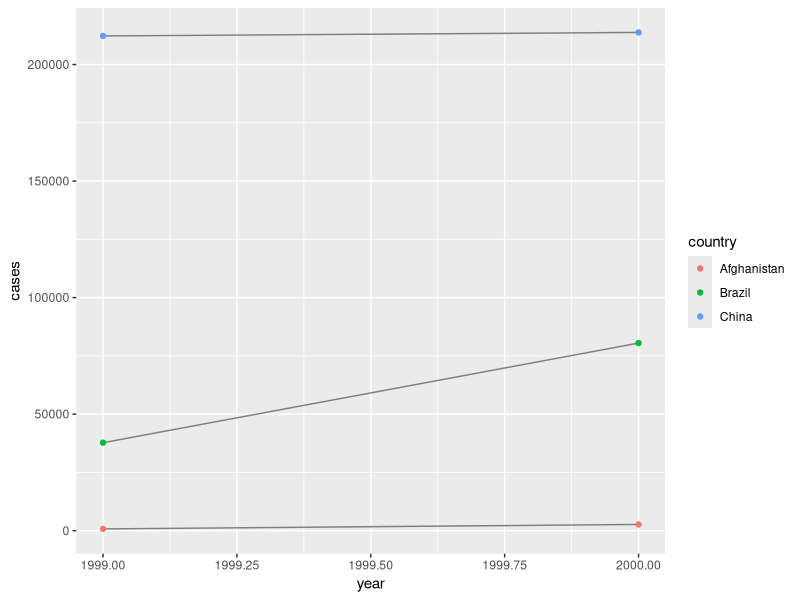
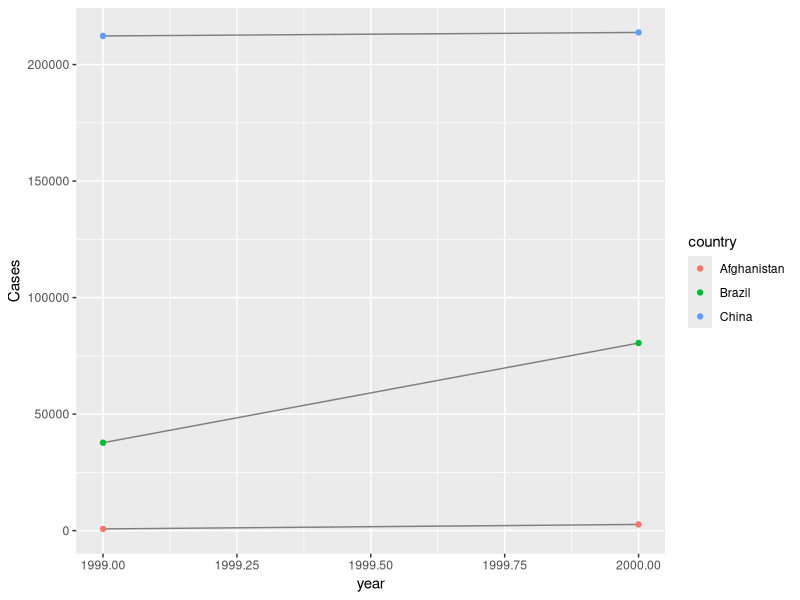

The R source for these figures, in order: (Note: this script raises an error after producing the figures.)
## ---- chunk 1
knitr::opts_chunk$set(echo = TRUE)
## ---- chunk 2
## 12 Tidy Data
### 12.1 Introduction
library(tidyverse)
### 12.2 Tidy data
table1
table2
table3
table4a
table4b

# Compute rate per 10,000
table1 %>% 
  mutate(rate = cases / population * 10000)

table1 %>% 
  count(year, wt = cases)

table1 %>% 
  count(country, wt = cases)

# Visualise changes over time
library(ggplot2)
ggplot(table1, aes(year, cases)) + 
  geom_line(aes(group = country), colour = "grey50") + 
  geom_point(aes(colour = country))

### 12.2.1 Exercises

#### Using prose, describe how the variables and observations are organised in each of the sample tables.

table1

table2

table3

table4a

table4b

table5


#### Compute the rate for table2, and table4a + table4b. You will need to perform four operations:
  
##PART1
####  Extract the number of TB cases per country per year.
cases <- table2 %>%
  filter(type == "cases") %>%
  transmute(cases = count)
####  Extract the matching population per country per year.
population <- table2 %>%
  filter(type == "population") %>%
  transmute(population = count)
####  Divide cases by population, and multiply by 10000.
rate <- cases/population*10000

####  Store back in the appropriate place.
table2 %>%
  filter(type == "cases") %>%
  select(country, year) %>%
  mutate(Cases = unlist(cases)) %>%
  mutate(Population = unlist(population)) %>%
  mutate(rate = unlist(rate))


####  Which representation is easiest to work with? Which is hardest? Why?

#### 3. Recreate the plot showing change in cases over time using table2 instead of table1. What do you need to do first?

table2 %>%
  filter(type == "cases") %>%
  select(country, year) %>%
  mutate(Cases = unlist(cases)) %>%
  mutate(Population = unlist(population)) %>%
  mutate(rate = unlist(rate)) %>%
  ggplot(aes(year, Cases)) + geom_line(aes(group = country), colour = "grey50") + 
  geom_point(aes(colour = country))

#### 12.3 Spreading and gathering

table4a
table4a %>% 
  gather(`1999`, `2000`, key = "year", value = "cases")

table4b %>% 
  gather(`1999`, `2000`, key = "year", value = "population")

tidy4a <- table4a %>% 
  gather(`1999`, `2000`, key = "year", value = "cases")
tidy4b <- table4b %>% 
  gather(`1999`, `2000`, key = "year", value = "population")
left_join(tidy4a, tidy4b)

#### 12.3.2 Spreading

table2
table2 %>%
  spread(key = type, value = count)

spread(table2, key = type, value = count)


#### 12.3.3 Exercises

#### 1. Why are gather() and spread() not perfectly symmetrical?
#### Carefully consider the following example:
  
stocks <- tibble(
    year   = c(2015, 2015, 2016, 2016),
    half  = c(   1,    2,     1,    2),
    return = c(1.88, 0.59, 0.92, 0.17)
  )

stocks
stocks %>% 
  spread(year, return) 

stocks %>% 
  spread(half, return) 

stocks %>% 
  spread(half, return) %>%
  gather(`1`,`2`, key = "half", value = "return")

## Answer: Spread reduces the number of rows by combining variables

#### 2. Why does this code fail?

table4a %>% 
  gather(1999, 2000, key = "year", value = "cases")
#> Error in combine_vars(vars, ind_list): Position must be between 0 and n

table4a

table4a %>% 
  gather(`1999`, `2000`, key = "year", value = "cases")
## Answer: you need to add `` between names

### 4. Why does spreading this tibble fail? How could you add a new column to fix the problem?

people <- tribble(
  ~name,             ~key,    ~value,
  #-----------------|--------|------
  "Phillip Woods",   "age",       45,
  "Phillip Woods",   "height",   186,
  "Phillip Woods",   "age",       50,
  "Jessica Cordero", "age",       37,
  "Jessica Cordero", "height",   156
)

people
people %>%
  spread(key = key, value = value)

## Answer: Error: Duplicate identifiers for rows (1, 3)

people2 <- tribble(
  ~name,             ~key,    ~value,
  #-----------------|--------|------
  "Phillip Woods",   "age",       45,
  "Phillip Woods",   "height",   186,
  "Jessica Cordero", "age",       37,
  "Jessica Cordero", "height",   156
)
people2
people2 %>%
  spread(key = key, value = value)

### Tidy the simple tibble below. Do you need to spread or gather it? What are the variables?

preg <- tribble(
  ~pregnant, ~male, ~female,
  "yes",     NA,    10,
  "no",      20,    12
)
preg
preg %>%
  gather(male,female, key = "gender", value = "cases")

### 12.4 Separating and uniting
#### 12.4.1 Separate

table3 ## Rate variable contain two variables

table3 %>% 
  separate(rate, into = c("cases", "population")) ## Will separate numbers before and after nun-numerical character

table3 %>% 
  separate(rate, into = c("cases", "population"), sep = "/") ## You can input separator

table3 %>% 
  separate(rate, into = c("cases", "population"), convert = TRUE) ## Convert into

table3 %>% 
  separate(year, into = c("century", "year"), sep = 2) ## numbers will separate the last digit

table3 %>% 
  separate(year, into = c("century", "year"), sep = 3) ## numbers will separate the last digit

### 12.4.2 Unite

table5

table5 %>% 
  unite(new, century, year) #unite columns century and year into new column called new

table5 %>% 
  unite(new, century, year, sep ="") #specifies separation between two arguments

### 12.4.3 Exercises

### 1. What do the extra and fill arguments do in separate()? Experiment with the various options for the following two toy datasets.
?separate()
##Extra = too many pieces
tibble(x = c("a,b,c", "d,e,f,g", "h,i,j")) %>% 
  separate(x, c("one", "two", "three"))

tibble(x = c("a,b,c", "d,e,f,g", "h,i,j")) %>% 
  separate(x, c("one", "two", "three"), extra = "drop")

##Fill = Missing pieces
tibble(x = c("a,b,c", "d,e", "f,g,i")) %>% 
  separate(x, c("one", "two", "three"))

tibble(x = c("a,b,c", "d,e", "f,g,i")) %>% 
  separate(x, c("one", "two", "three"), fill = "right")

### 2. Both unite() and separate() have a remove argument. What does it do? Why would you set it to FALSE?

tibble(x = c("a,b,c", "d,e,f", "f,g,i")) %>% 
  separate(x, c("one", "two", "three"), remove = F) ## Remove the original tibble, default = T


### 3. Compare and contrast separate() and extract(). Why are there three variations of separation (by position, by separator, and with groups), but only one unite?
?extract()
table3

table3 %>% 
  separate(rate, into = c("cases", "population"))



